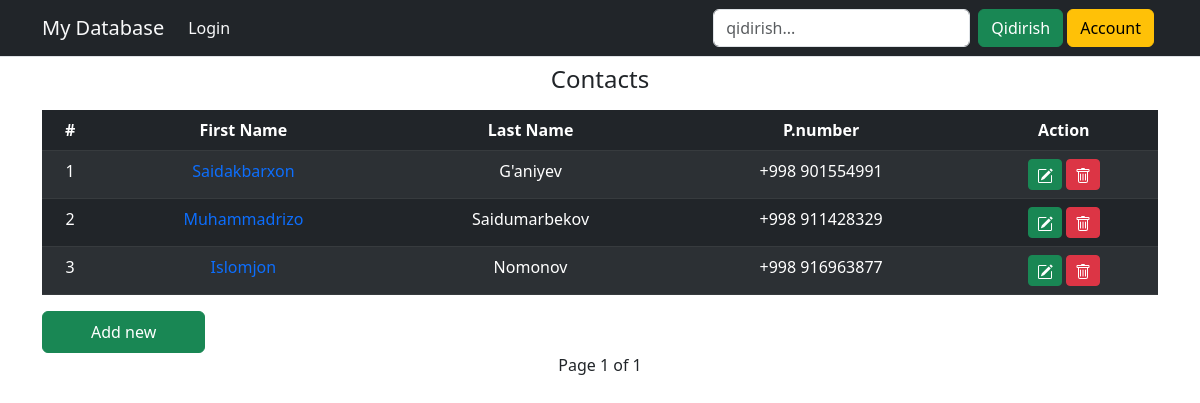
/contacts, run on an earlier commit of the app's database.
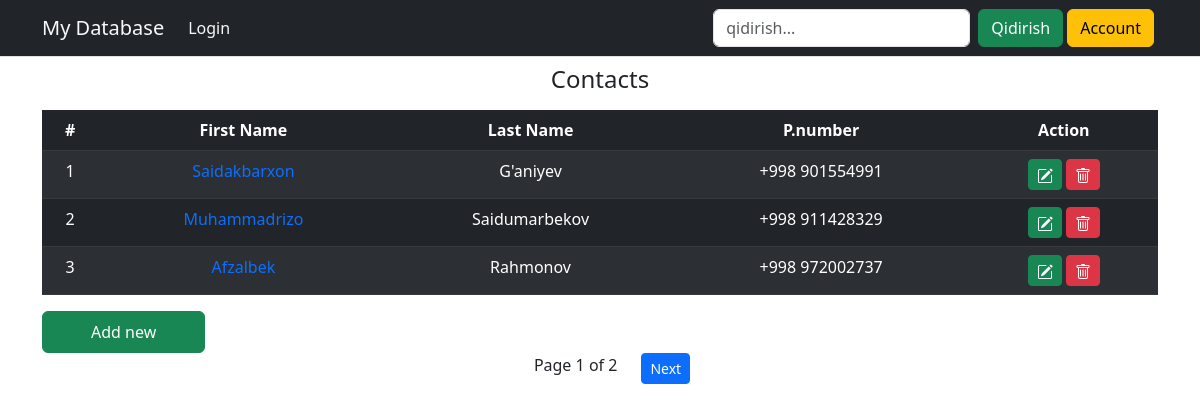
And on a later commit of the database.
### baseapp/models.py (models this page shows, shortened)
class Contact(models.Model):
    id = models.UUIDField(primary_key=True, default=uuid.uuid4, editable=False)
    firstName = models.CharField(max_length=20)
    lastName = models.CharField(max_length=20)
    image = models.ImageField(upload_to='contact/')
    phonenumber = models.IntegerField()

### baseapp/views.py (the view)
# urls.py: path('contacts', ContactList.as_view(), name='contacts'),
class ContactList(generic.ListView):
    template_name = 'orm.html'
    model = Contact
    context_object_name = 'contacts'
    paginate_by = 3

### templates/orm.html (shortened to what this page needs)
{% extends 'base.html' %}
{% block content %}
<div class="container">
<h4 class="text-center py-2"> Contacts </h4>
{% if contacts %}
<table class="table table-dark table-striped">
    <thead class="text-center">
        <tr>
            <th>#</th>
            <th>First Name</th>
            <th>Last Name</th>
            <th>P.number</th>
            <th>Action</th>
        </tr>
    </thead>
    <tbody class="text-center">
        {% for contact in contacts %}
        <tr>
            <td>{{forloop.counter}}</td>
            <td><a href="{% url 'contact_detail' contact.pk %}" class="text-decoration-none"> {{contact.firstName}} </a></td>
            <td>{{contact.lastName}}</td>
            <td>+998 {{contact.phonenumber}}</td>
            <td><a href="{% url 'contact_edit' contact.pk %}" class="btn btn-success btn-sm"></a>
                 <a href="{% url 'delete_contact' contact.pk %}" class="btn btn-danger btn-sm"></a></td>
        </tr>
        {% endfor %}
    </tbody>
</table>
<div class="d-flex">
<a class="btn btn-success py-2 px-5" href="{% url 'addnew' %}"> Add new </a>
</div>
<div class='pagination justify-content-center'>
    <span class='mx-4'>
      Page {{ page_obj.number }} of {{ page_obj.paginator.num_pages }}
    </span>
    {% if page_obj.has_next %}
      <a class="btn btn-primary btn-sm" href='{% url "contacts" %}?page={{ page_obj.next_page_number }}' > Next</a>
    {% endif %}
  </div>
{% else %}
<h4 class="text-center pt-5"> No any contacts yet</h4>
{% endif %}
</div>
{% endblock content %}

What changed in the data, as far as the page shows it:
removed Contact: firstName "Islomjon", lastName "Nomonov", phonenumber "916963877"
added Contact: firstName "Afzalbek", lastName "Rahmonov", phonenumber "972002737"
Also different on the page:
{{ page_obj.paginator.num_pages }}: "1" → "2"
text now shown: "Next"
